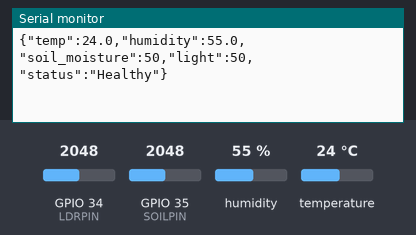
Bench run of a sketch on a simulated ESP32. Parts: the last lines printed to the serial monitor. Inputs (shaded band) come from the test bench; at power-on: temperature 24 °C, GPIO 35 (SOILPIN) = 2048, GPIO 34 (LDRPIN) = 2048, humidity 55 %. WiFi joins after 1.5 s; servers stay silent unless stated; random numbers use the default seed unless the sketch sets one; no MQTT or app messages arrive unless stated.

Above: at 2.7 s.
2.8 s: temperature set to 34.3 °C
At 5.5 s:
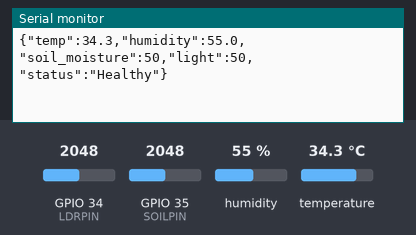
6.6 s: temperature set to 35.8 °C
At 8.1 s:
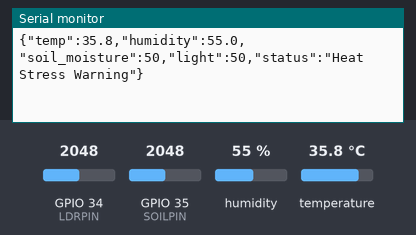
12.0 s: GPIO 35 (SOILPIN) set to 1256
At 14.5 s:
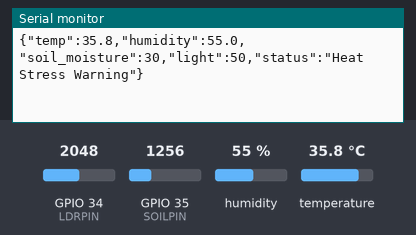
15.8 s: GPIO 35 (SOILPIN) set to 1177
At 17.1 s:
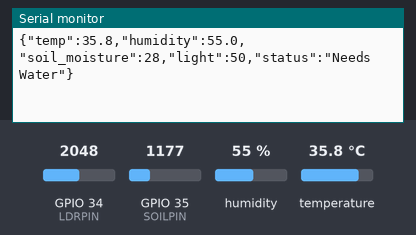

The sketch:

smart_plant_monitor.ino
```cpp
#include <WiFi.h>
#include <PubSubClient.h>
#include "DHT.h"

#define DHTPIN 15
#define DHTTYPE DHT22
#define LDRPIN 34
#define SOILPIN 35

const char* ssid = "Wokwi-GUEST";
const char* password = "";
const char* mqtt_server = "broker.hivemq.com";
const char* topic = "vitc/mic/plant_monitor/status";

DHT dht(DHTPIN, DHTTYPE);
WiFiClient espClient;
PubSubClient client(espClient);

void setup_wifi() {
  delay(10);
  WiFi.begin(ssid, password);
  while (WiFi.status() != WL_CONNECTED) {
    delay(500);
  }
}

void reconnect() {
  while (!client.connected()) {
    String clientId = "ESP32Client-" + String(random(0xffff), HEX);
    if (client.connect(clientId.c_str())) {
      // Successfully connected to MQTT Broker
    } else {
      delay(2000);
    }
  }
}

void setup() {
  Serial.begin(115200);
  dht.begin();
  setup_wifi();
  client.setServer(mqtt_server, 1883);
}

void loop() {
  if (!client.connected()) {
    reconnect();
  }
  client.loop();

  float temp = dht.readTemperature();
  float humidity = dht.readHumidity();
  int rawLdr = analogRead(LDRPIN);
  int rawSoil = analogRead(SOILPIN);

  // Convert raw 12-bit ADC (0-4095) to percentage (0-100%)
  float soilPercent = map(rawSoil, 0, 4095, 0, 100);
  float lightPercent = map(rawLdr, 0, 4095, 100, 0);

  String status = "Healthy";

  // Decision Logic + Custom Condition
  if (soilPercent > 75.0 && lightPercent < 25.0 && humidity > 70.0) {
    status = "ALERT: Fungal & Root Rot Risk (High Moisture + Low Light)";
  } else if (soilPercent < 30.0) {
    status = "Needs Water";
  } else if (lightPercent < 20.0) {
    status = "Needs Sunlight";
  } else if (temp > 35.0) {
    status = "Heat Stress Warning";
  }

  // Construct JSON Payload
  String payload = "{\"temp\":" + String(temp, 1) +
                  ",\"humidity\":" + String(humidity, 1) +
                  ",\"soil_moisture\":" + String(soilPercent, 0) +
                  ",\"light\":" + String(lightPercent, 0) +
                  ",\"status\":\"" + status + "\"}";

  Serial.println(payload);
  client.publish(topic, payload.c_str());

  delay(3000);
}
```

Measured:
- the behaviour switches between 35 and 35.1 °C on temperature (found by bisection; images 1 and 2)
- the behaviour switches between 1229 and 1228 on GPIO 35 (SOILPIN) (found by bisection; images 3 and 4)
- after the input at 2.8 s, the serial monitor: prints a new line after 1.8 s (image 1)
- after the input at 6.6 s, the serial monitor: prints a new line after 0.98 s (image 2)
- after the input at 12.0 s, the serial monitor: prints a new line after 1.6 s (image 3)
- after the input at 15.8 s, the serial monitor: prints a new line after 0.81 s (image 4)
